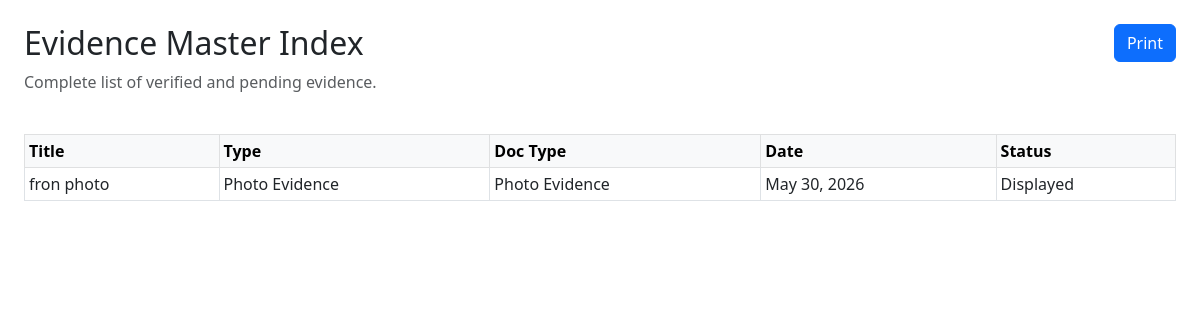
The page /reports/evidence-index/ (signed in) on the database its author committed.
### evidence/models.py (models this page shows, shortened)
class EvidenceItem(models.Model):
    title = models.CharField(max_length=255)
    evidence_type = models.CharField(max_length=50, choices=EvidenceType.choices, default=EvidenceType.OTHER)
    document_type = models.CharField(max_length=50, choices=DocumentType.choices, default=DocumentType.OTHER)
    file = models.FileField(upload_to='evidence_files/', blank=True, null=True)
    external_url = models.URLField(max_length=500, blank=True, null=True)
    physical_file_location = models.CharField(max_length=255, blank=True, null=True)
    display_location = models.CharField(max_length=255, blank=True, null=True)
    evidence_date = models.DateField(blank=True, null=True)
    version = models.CharField(max_length=50, blank=True, null=True)
    document_code = models.CharField(max_length=100, blank=True, null=True)
    effective_date = models.DateField(blank=True, null=True)
    review_date = models.DateField(blank=True, null=True)
    approval_status = models.CharField(max_length=50, choices=ApprovalStatus.choices, default=ApprovalStatus.DRAFT)
    approved_by = models.ForeignKey(User, on_delete=models.SET_NULL, null=True, blank=True, related_name='approved_evidence')
    approved_at = models.DateTimeField(blank=True, null=True)
    description = models.TextField(blank=True, null=True)
    uploaded_by = models.ForeignKey(User, on_delete=models.SET_NULL, null=True, blank=True, related_name='uploaded_evidence')
    planned_document = models.ForeignKey('evidence.PlannedEvidenceDocument', on_delete=models.SET_NULL, null=True, blank=True, related_name='evidence_items')
    source_type = models.CharField(max_length=50, choices=SourceType.choices, default=SourceType.UPLOADED_FILE)
    source_register_entry = models.ForeignKey('registers.RegisterEntry', on_delete=models.SET_NULL, null=True, blank=True, related_name='linked_evidence_items')
    created_at = models.DateTimeField(auto_now_add=True)
    updated_at = models.DateTimeField(auto_now=True)

### reports/views.py (the view)
# urls.py: path('evidence-index/', views.evidence_index, name='report_evidence_index'),
@login_required
def evidence_index(request):
    items = EvidenceItem.objects.all().order_by('-evidence_date').prefetch_related('requirement_fulfillments__evidence_requirement__indicator')
    context = {'items': items}
    return render(request, 'reports/evidence_index.html', context)

### reports/templates/reports/evidence_index.html (shortened to what this page needs)
<!DOCTYPE html>
<html lang="en">
<head>
    <link href="https://cdn.jsdelivr.net/npm/bootstrap@5.3.0/dist/css/bootstrap.min.css" rel="stylesheet">
</head>
<body class="bg-white p-4">
    <div class="d-flex justify-content-between align-items-start mb-4">
        <div>
            <h2>Evidence Master Index</h2>
            <p class="text-muted">Complete list of verified and pending evidence.</p>
        </div>
        <button class="btn btn-primary no-print" onclick="window.print()">Print</button>
    </div>
    <table class="table table-bordered table-sm">
        <thead class="table-light">
            <tr>
                <th>Title</th>
                <th>Type</th>
                <th>Doc Type</th>
                <th>Date</th>
                <th>Status</th>
            </tr>
        </thead>
        <tbody>
            {% for item in items %}
            <tr>
                <td>{{ item.title }}</td>
                <td>{{ item.get_evidence_type_display }}</td>
                <td>{{ item.get_document_type_display }}</td>
                <td>{{ item.evidence_date|default:"-" }}</td>
                <td>{{ item.get_approval_status_display }}</td>
            </tr>
            {% empty %}
            <tr>
                <td colspan="5" class="text-center py-3">No evidence items found.</td>
            </tr>
            {% endfor %}
        </tbody>
    </table>
</body>
</html>

### rows shown on the page
EvidenceItem: title "fron photo", evidence_type "Photo Evidence", document_type "Photo Evidence", evidence_date "May 30, 2026", approval_status "Displayed"
